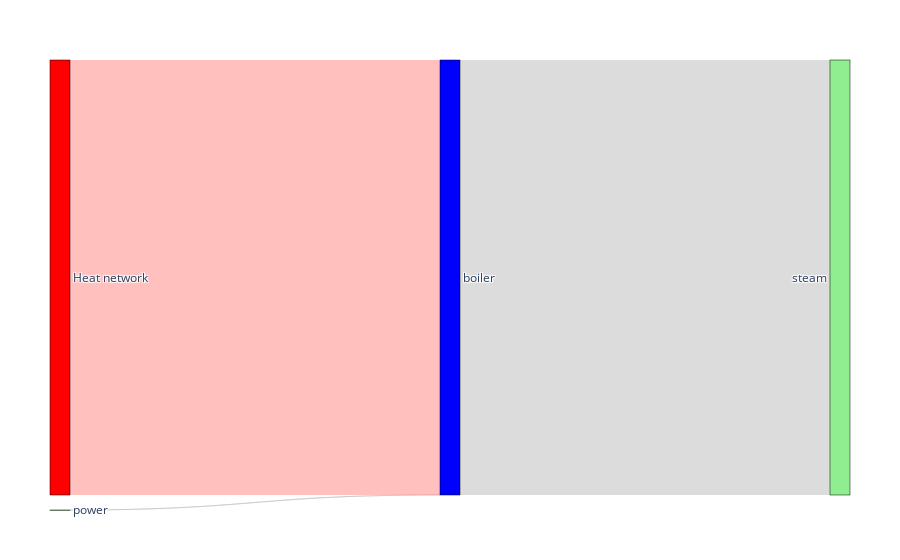

The notebook cell saved with this chart:
### Markdown cell above
A **steam boiler**

### Code cell
# Steam boiler
boiler_in = [
    Resource("power",0.017,"kW",[1]),
    Resource("water",3600,"kg/h",[0])
    ]
boiler_out = [Resource("steam",3600,"kg/h",[e_steam])]
                
boiler_heat = [
    Heat(326.1,298,376),
    Heat(2249,376,377)
    ]

boiler = Tech("boiler",boiler_in,boiler_out,boiler_heat)
vivi_sankey(boiler,valueIndex=1) # printing the energy balance in HHV basis

### Figure 1 — Plotly figure (JSON) as saved in the notebook; plotly's stock layout.template omitted (floating-point values rounded to 4 significant figures)
{"data": [{"link": {"color": ["rgba(186,186,186,0.5)", "rgba(186,186,186,0.5)", "rgba(186,186,186,0.5)", "rgba(255,129,127,0.5)", "rgba(255,129,127,0.5)"], "source": [2, 1, 0, 4, 4], "target": [0, 0, 3, 0, 0], "value": [0.017, 0, 2575.0, 326.1, 2249]}, "node": {"color": ["blue", "#90EE90", "#90EE90", "#90EE90", "red"], "label": ["boiler", "water", "power", "steam", "Heat network"], "line": {"color": "black", "width": 0.5}, "pad": 15, "thickness": 20}, "type": "sankey"}], "layout": {"margin": {"b": 50, "l": 50, "r": 50, "t": 60}}}
